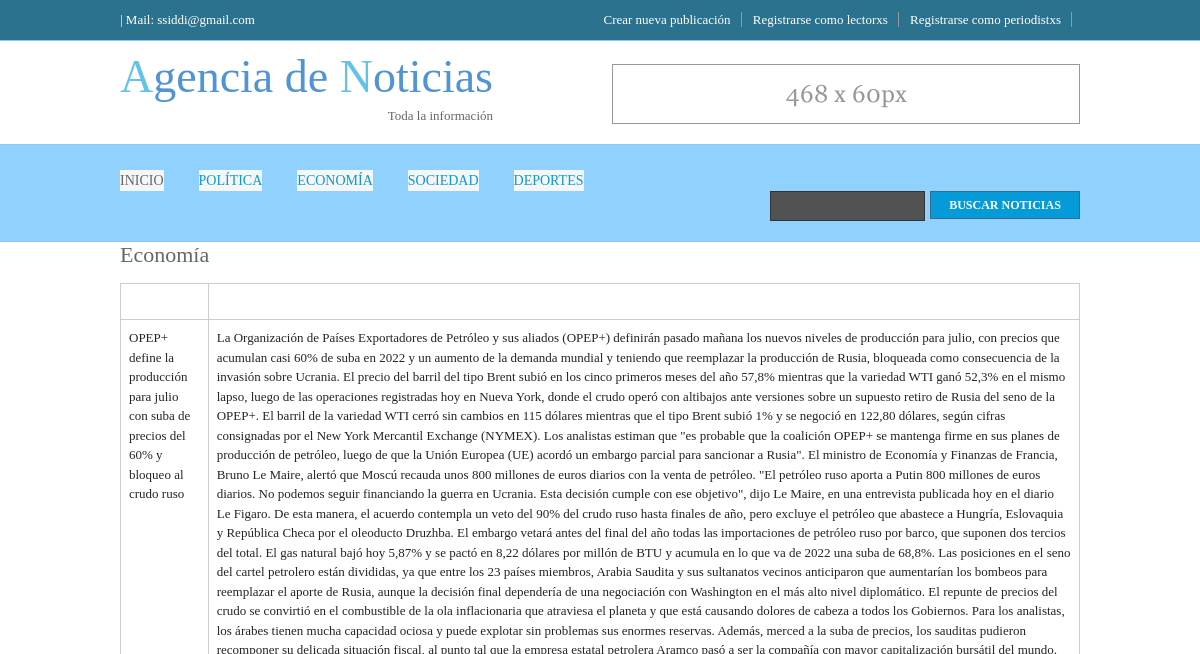
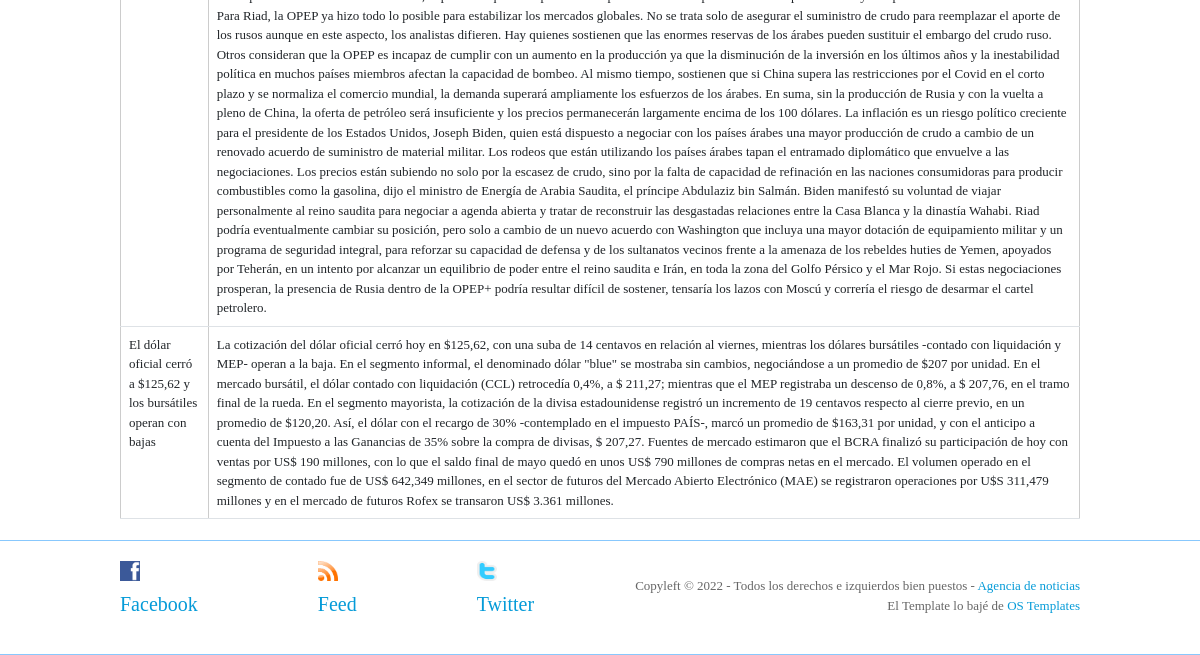
Before: /portal/economia with the older database file (2 pictures, top to bottom).
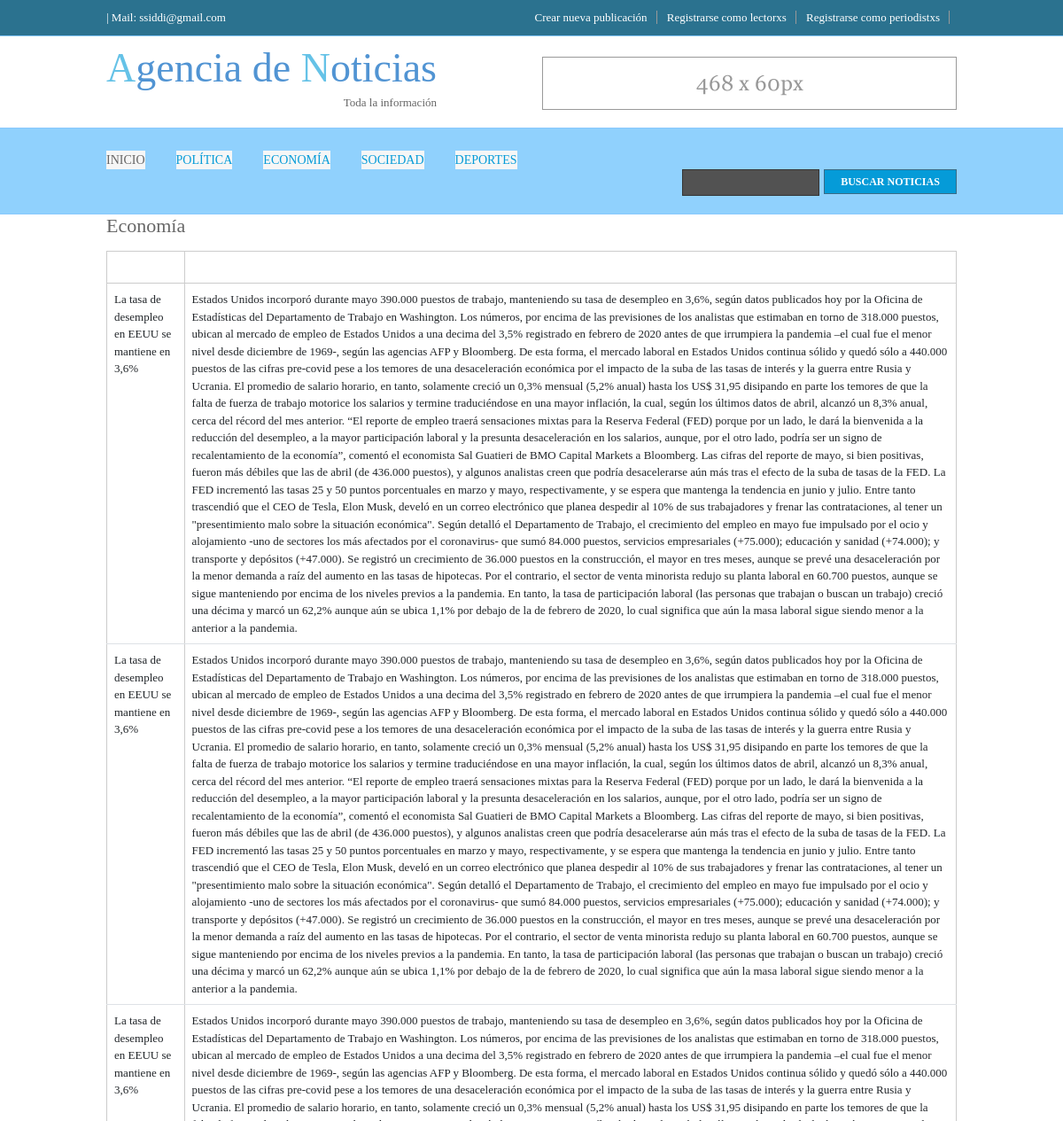
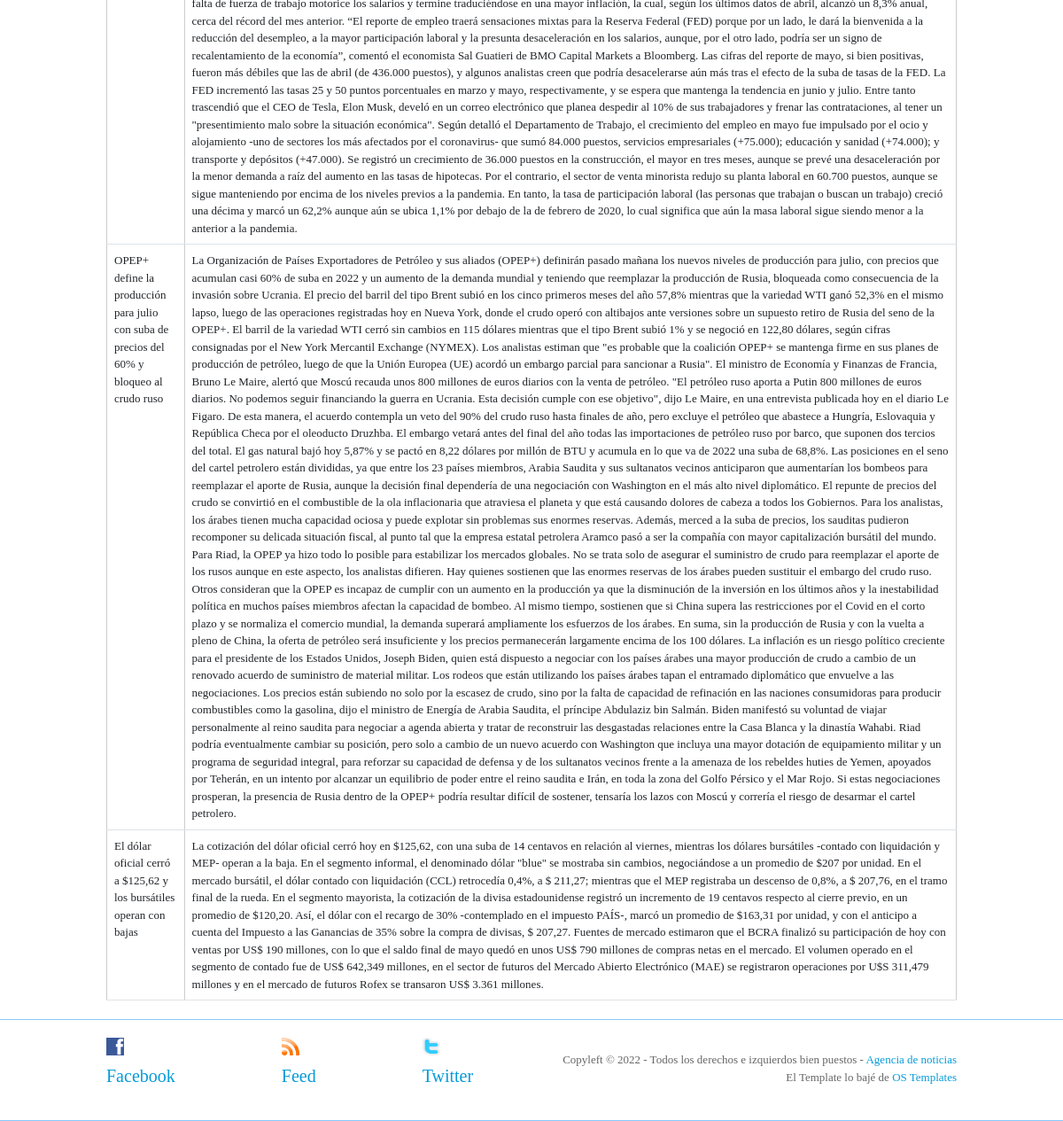
After: the same page with the newer database file (2 pictures, top to bottom).
### portal/models.py (models this page shows, shortened)
class Noticia(models.Model):
    seccion = models.CharField(max_length=50)
    titulo = models.CharField(max_length=140)
    bajada = models.CharField(max_length=100000)
    periodistxs = models.CharField(max_length=50)
    email_preiodistxs = models.EmailField()
    publicado = models.BooleanField()
    home = models.BooleanField()

### portal/views.py (the view)
# urls.py: path("economia", views.economia ,name="economia"),
def economia(request):
    noticias = Noticia.objects.all()
    dicc = {"noticias":noticias[::-1]}
    seccion = loader.get_template("2economia.html")
    documento=seccion.render(dicc)
    return HttpResponse(documento)

### portal/templates/2economia.html
{% extends "padre.html" %}
{% load static %}
{% block contenido %}
<div class="wrapper">
  <div id="hpage_cats">
<h1>Economía</h1>
<table class="table">
    <thead>
      <tr>
        <th scope="col">Título</th>
        <th scope="col">Bajada</th>
    </tr>
    </thead>
    <tbody>
      {% for n in noticias %}
       {% if n.seccion == "economia" %}
        <tr>
            <td >{{n.titulo}}</td>
            <td>{{n.bajada}}</td>
        </tr>
       {% endif %}
      {% endfor %}
    </tbody>
  </table>
</div>
</div>
{% endblock %}

Changed rows visible on the page:
added Noticia: titulo "La tasa de desempleo en EEUU se mantiene en 3,6%", bajada "Estados Unidos incorporó durante mayo 390.000 puestos de trabajo, manteniendo su tasa de desempleo en 3,6%, según datos publicados hoy por la Oficina de Estadísticas del Departamento de Trabajo en Washington. Los números, por encima de las previsiones de los analistas que estimaban en torno de 318.000 puestos, ubican al mercado de empleo de Estados Unidos a una decima del 3,5% registrado en febrero de 2020 antes de que irrumpiera la pandemia –el cual fue el menor nivel desde diciembre de 1969-, según las agencias AFP y Bloomberg. De esta forma, el mercado laboral en Estados Unidos continua sólido y quedó sólo a 440.000 puestos de las cifras pre-covid pese a los temores de una desaceleración…"
added Noticia: titulo "La tasa de desempleo en EEUU se mantiene en 3,6%", bajada "Estados Unidos incorporó durante mayo 390.000 puestos de trabajo, manteniendo su tasa de desempleo en 3,6%, según datos publicados hoy por la Oficina de Estadísticas del Departamento de Trabajo en Washington. Los números, por encima de las previsiones de los analistas que estimaban en torno de 318.000 puestos, ubican al mercado de empleo de Estados Unidos a una decima del 3,5% registrado en febrero de 2020 antes de que irrumpiera la pandemia –el cual fue el menor nivel desde diciembre de 1969-, según las agencias AFP y Bloomberg. De esta forma, el mercado laboral en Estados Unidos continua sólido y quedó sólo a 440.000 puestos de las cifras pre-covid pese a los temores de una desaceleración…"
added Noticia: titulo "La tasa de desempleo en EEUU se mantiene en 3,6%", bajada "Estados Unidos incorporó durante mayo 390.000 puestos de trabajo, manteniendo su tasa de desempleo en 3,6%, según datos publicados hoy por la Oficina de Estadísticas del Departamento de Trabajo en Washington. Los números, por encima de las previsiones de los analistas que estimaban en torno de 318.000 puestos, ubican al mercado de empleo de Estados Unidos a una decima del 3,5% registrado en febrero de 2020 antes de que irrumpiera la pandemia –el cual fue el menor nivel desde diciembre de 1969-, según las agencias AFP y Bloomberg. De esta forma, el mercado laboral en Estados Unidos continua sólido y quedó sólo a 440.000 puestos de las cifras pre-covid pese a los temores de una desaceleración…"
